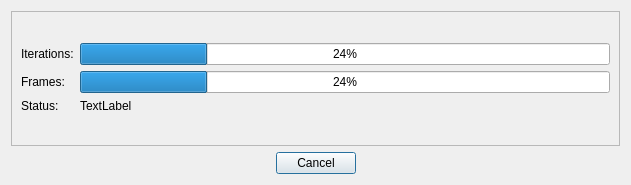
<?xml version="1.0" encoding="UTF-8"?>
<ui version="4.0">
 <class>ProgressDialogVideo</class>
 <widget class="QDialog" name="ProgressDialogVideo">
  <property name="geometry">
   <rect>
    <x>0</x>
    <y>0</y>
    <width>631</width>
    <height>185</height>
   </rect>
  </property>
  <property name="windowTitle">
   <string>Progress</string>
  </property>
  <layout class="QGridLayout" name="gridLayout">
   <item row="1" column="1">
    <widget class="QPushButton" name="cancelButton">
     <property name="text">
      <string>Cancel</string>
     </property>
    </widget>
   </item>
   <item row="1" column="0">
    <spacer name="horizontalSpacer">
     <property name="orientation">
      <enum>Qt::Horizontal</enum>
     </property>
     <property name="sizeHint" stdset="0">
      <size>
       <width>40</width>
       <height>20</height>
      </size>
     </property>
    </spacer>
   </item>
   <item row="0" column="0" colspan="3">
    <widget class="QFrame" name="frame">
     <property name="frameShape">
      <enum>QFrame::StyledPanel</enum>
     </property>
     <property name="frameShadow">
      <enum>QFrame::Raised</enum>
     </property>
     <layout class="QGridLayout" name="gridLayout_2">
      <item row="1" column="0">
       <widget class="QLabel" name="label">
        <property name="text">
         <string>Iterations:</string>
        </property>
       </widget>
      </item>
      <item row="2" column="0">
       <widget class="QLabel" name="label_2">
        <property name="text">
         <string>Frames:</string>
        </property>
       </widget>
      </item>
      <item row="3" column="0">
       <widget class="QLabel" name="label_3">
        <property name="text">
         <string>Status:</string>
        </property>
       </widget>
      </item>
      <item row="1" column="1">
       <widget class="QProgressBar" name="iterationsBar">
        <property name="value">
         <number>24</number>
        </property>
       </widget>
      </item>
      <item row="3" column="1">
       <widget class="QLabel" name="statusLabel">
        <property name="text">
         <string>TextLabel</string>
        </property>
       </widget>
      </item>
      <item row="2" column="1">
       <widget class="QProgressBar" name="framesBar">
        <property name="value">
         <number>24</number>
        </property>
       </widget>
      </item>
      <item row="4" column="0" colspan="2">
       <spacer name="verticalSpacer_2">
        <property name="orientation">
         <enum>Qt::Vertical</enum>
        </property>
        <property name="sizeHint" stdset="0">
         <size>
          <width>20</width>
          <height>40</height>
         </size>
        </property>
       </spacer>
      </item>
      <item row="0" column="0" colspan="2">
       <spacer name="verticalSpacer">
        <property name="orientation">
         <enum>Qt::Vertical</enum>
        </property>
        <property name="sizeHint" stdset="0">
         <size>
          <width>20</width>
          <height>40</height>
         </size>
        </property>
       </spacer>
      </item>
     </layout>
    </widget>
   </item>
   <item row="1" column="2">
    <spacer name="horizontalSpacer_2">
     <property name="orientation">
      <enum>Qt::Horizontal</enum>
     </property>
     <property name="sizeHint" stdset="0">
      <size>
       <width>40</width>
       <height>20</height>
      </size>
     </property>
    </spacer>
   </item>
  </layout>
 </widget>
 <resources/>
 <connections/>
</ui>
